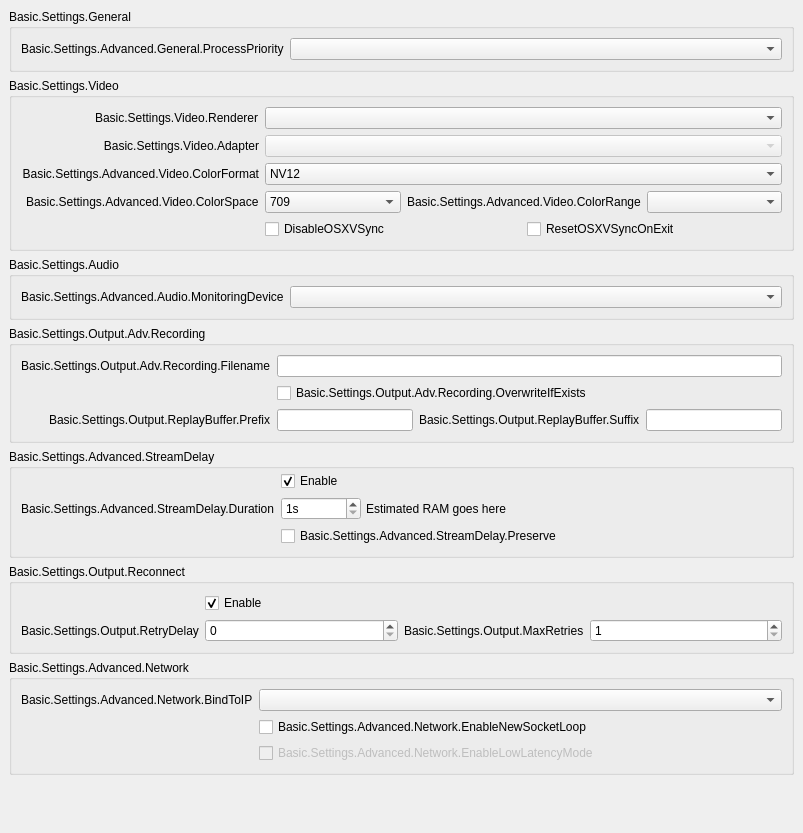
           <widget class="QWidget" name="scrollAreaWidgetContents">
            <property name="geometry">
             <rect>
              <x>0</x>
              <y>0</y>
              <width>803</width>
              <height>738</height>
             </rect>
            </property>
            <layout class="QVBoxLayout" name="verticalLayout_16">
             <property name="leftMargin">
              <number>0</number>
             </property>
             <property name="topMargin">
              <number>0</number>
             </property>
             <property name="rightMargin">
              <number>0</number>
             </property>
             <property name="bottomMargin">
              <number>9</number>
             </property>
             <item alignment="Qt::AlignTop">
              <widget class="QWidget" name="widget_11" native="true">
               <layout class="QVBoxLayout" name="verticalLayout_17">
                <item>
                 <widget class="QGroupBox" name="advancedGeneralGroupBox">
                  <property name="title">
                   <string>Basic.Settings.General</string>
                  </property>
                  <layout class="QFormLayout" name="formLayout_22">
                   <property name="fieldGrowthPolicy">
                    <enum>QFormLayout::AllNonFixedFieldsGrow</enum>
                   </property>
                   <item row="0" column="0">
                    <widget class="QLabel" name="processPriorityLabel">
                     <property name="text">
                      <string>Basic.Settings.Advanced.General.ProcessPriority</string>
                     </property>
                     <property name="buddy">
                      <cstring>processPriority</cstring>
                     </property>
                    </widget>
                   </item>
                   <item row="0" column="1">
                    <widget class="QComboBox" name="processPriority"/>
                   </item>
                  </layout>
                 </widget>
                </item>
                <item>
                 <widget class="QGroupBox" name="advancedVideoContainer">
                  <property name="title">
                   <string>Basic.Settings.Video</string>
                  </property>
                  <layout class="QFormLayout" name="formLayout_14">
                   <property name="fieldGrowthPolicy">
                    <enum>QFormLayout::AllNonFixedFieldsGrow</enum>
                   </property>
                   <property name="labelAlignment">
                    <set>Qt::AlignRight|Qt::AlignTrailing|Qt::AlignVCenter</set>
                   </property>
                   <item row="0" column="0">
                    <widget class="QLabel" name="rendererLabel">
                     <property name="text">
                      <string>Basic.Settings.Video.Renderer</string>
                     </property>
                     <property name="buddy">
                      <cstring>renderer</cstring>
                     </property>
                    </widget>
                   </item>
                   <item row="0" column="1">
                    <widget class="QComboBox" name="renderer">
                     <property name="currentText">
                      <string notr="true"/>
                     </property>
                    </widget>
                   </item>
                   <item row="1" column="0">
                    <widget class="QLabel" name="adapterLabel">
                     <property name="text">
                      <string>Basic.Settings.Video.Adapter</string>
                     </property>
                     <property name="alignment">
                      <set>Qt::AlignRight|Qt::AlignTrailing|Qt::AlignVCenter</set>
                     </property>
                     <property name="buddy">
                      <cstring>adapter</cstring>
                     </property>
                    </widget>
                   </item>
                   <item row="1" column="1">
                    <widget class="QComboBox" name="adapter">
                     <property name="enabled">
                      <bool>false</bool>
                     </property>
                     <property name="currentText">
                      <string notr="true"/>
                     </property>
                    </widget>
                   </item>
                   <item row="2" column="0">
                    <widget class="QLabel" name="label_30">
                     <property name="minimumSize">
                      <size>
                       <width>0</width>
                       <height>0</height>
                      </size>
                     </property>
                     <property name="text">
                      <string>Basic.Settings.Advanced.Video.ColorFormat</string>
                     </property>
                     <property name="alignment">
                      <set>Qt::AlignRight|Qt::AlignTrailing|Qt::AlignVCenter</set>
                     </property>
                     <property name="buddy">
                      <cstring>colorFormat</cstring>
                     </property>
                    </widget>
                   </item>
                   <item row="2" column="1">
                    <widget class="QComboBox" name="colorFormat">
                     <item>
                      <property name="text">
                       <string notr="true">NV12</string>
                      </property>
                     </item>
                     <item>
                      <property name="text">
                       <string notr="true">I420</string>
                      </property>
                     </item>
                     <item>
                      <property name="text">
                       <string>I444</string>
                      </property>
                     </item>
                     <item>
                      <property name="text">
                       <string notr="true">RGB</string>
                      </property>
                     </item>
                    </widget>
                   </item>
                   <item row="4" column="1">
                    <layout class="QHBoxLayout" name="horizontalLayout_18">
                     <property name="leftMargin">
                      <number>0</number>
                     </property>
                     <property name="topMargin">
                      <number>0</number>
                     </property>
                     <property name="rightMargin">
                      <number>0</number>
                     </property>
                     <property name="bottomMargin">
                      <number>0</number>
                     </property>
                     <item>
                      <widget class="QCheckBox" name="disableOSXVSync">
                       <property name="text">
                        <string>DisableOSXVSync</string>
                       </property>
                      </widget>
                     </item>
                     <item>
                      <widget class="QCheckBox" name="resetOSXVSync">
                       <property name="text">
                        <string>ResetOSXVSyncOnExit</string>
                       </property>
                      </widget>
                     </item>
                    </layout>
                   </item>
                   <item row="3" column="1">
                    <layout class="QHBoxLayout" name="horizontalLayout_20">
                     <property name="leftMargin">
                      <number>0</number>
                     </property>
                     <property name="topMargin">
                      <number>0</number>
                     </property>
                     <property name="rightMargin">
                      <number>0</number>
                     </property>
                     <property name="bottomMargin">
                      <number>0</number>
                     </property>
                     <item>
                      <widget class="QComboBox" name="colorSpace">
                       <item>
                        <property name="text">
                         <string notr="true">709</string>
                        </property>
                       </item>
                       <item>
                        <property name="text">
                         <string notr="true">601</string>
                        </property>
                       </item>
                      </widget>
                     </item>
                     <item>
                      <widget class="QLabel" name="label_34">
                       <property name="sizePolicy">
                        <sizepolicy hsizetype="Maximum" vsizetype="Preferred">
                         <horstretch>0</horstretch>
                         <verstretch>0</verstretch>
                        </sizepolicy>
                       </property>
                       <property name="text">
                        <string>Basic.Settings.Advanced.Video.ColorRange</string>
                       </property>
                       <property name="buddy">
                        <cstring>colorRange</cstring>
                       </property>
                      </widget>
                     </item>
                     <item>
                      <widget class="QComboBox" name="colorRange"/>
                     </item>
                    </layout>
                   </item>
                   <item row="3" column="0">
                    <widget class="QLabel" name="label_33">
                     <property name="text">
                      <string>Basic.Settings.Advanced.Video.ColorSpace</string>
                     </property>
                     <property name="buddy">
                      <cstring>colorSpace</cstring>
                     </property>
                    </widget>
                   </item>
                  </layout>
                 </widget>
                </item>
                <item>
                 <widget class="QGroupBox" name="advAudioGroupBox">
                  <property name="title">
                   <string>Basic.Settings.Audio</string>
                  </property>
                  <layout class="QFormLayout" name="formLayout_27">
                   <property name="fieldGrowthPolicy">
                    <enum>QFormLayout::AllNonFixedFieldsGrow</enum>
                   </property>
                   <item row="0" column="0">
                    <widget class="QLabel" name="monitoringDeviceLabel">
                     <property name="text">
                      <string>Basic.Settings.Advanced.Audio.MonitoringDevice</string>
                     </property>
                     <property name="buddy">
                      <cstring>monitoringDevice</cstring>
                     </property>
                    </widget>
                   </item>
                   <item row="0" column="1">
                    <widget class="QComboBox" name="monitoringDevice"/>
                   </item>
                  </layout>
                 </widget>
                </item>
                <item>
                 <widget class="QGroupBox" name="groupBox_6">
                  <property name="title">
                   <string>Basic.Settings.Output.Adv.Recording</string>
                  </property>
                  <layout class="QFormLayout" name="formLayout_17">
                   <property name="fieldGrowthPolicy">
                    <enum>QFormLayout::AllNonFixedFieldsGrow</enum>
                   </property>
                   <property name="labelAlignment">
                    <set>Qt::AlignRight|Qt::AlignTrailing|Qt::AlignVCenter</set>
                   </property>
                   <item row="0" column="0">
                    <widget class="QLabel" name="label_7">
                     <property name="text">
                      <string>Basic.Settings.Output.Adv.Recording.Filename</string>
                     </property>
                     <property name="buddy">
                      <cstring>filenameFormatting</cstring>
                     </property>
                    </widget>
                   </item>
                   <item row="0" column="1">
                    <widget class="QLineEdit" name="filenameFormatting"/>
                   </item>
                   <item row="1" column="1">
                    <widget class="QCheckBox" name="overwriteIfExists">
                     <property name="text">
                      <string>Basic.Settings.Output.Adv.Recording.OverwriteIfExists</string>
                     </property>
                    </widget>
                   </item>
                   <item row="2" column="1">
                    <layout class="QHBoxLayout" name="horizontalLayout_14">
                     <property name="leftMargin">
                      <number>0</number>
                     </property>
                     <property name="topMargin">
                      <number>0</number>
                     </property>
                     <property name="rightMargin">
                      <number>0</number>
                     </property>
                     <property name="bottomMargin">
                      <number>0</number>
                     </property>
                     <item>
                      <widget class="QLineEdit" name="simpleRBPrefix"/>
                     </item>
                     <item>
                      <widget class="QLabel" name="label_58">
                       <property name="text">
                        <string>Basic.Settings.Output.ReplayBuffer.Suffix</string>
                       </property>
                       <property name="buddy">
                        <cstring>simpleRBSuffix</cstring>
                       </property>
                      </widget>
                     </item>
                     <item>
                      <widget class="QLineEdit" name="simpleRBSuffix"/>
                     </item>
                    </layout>
                   </item>
                   <item row="2" column="0">
                    <widget class="QLabel" name="label_57">
                     <property name="text">
                      <string>Basic.Settings.Output.ReplayBuffer.Prefix</string>
                     </property>
                     <property name="buddy">
                      <cstring>simpleRBPrefix</cstring>
                     </property>
                    </widget>
                   </item>
                  </layout>
                 </widget>
                </item>
                <item>
                 <widget class="QGroupBox" name="groupBox_5">
                  <property name="title">
                   <string>Basic.Settings.Advanced.StreamDelay</string>
                  </property>
                  <layout class="QFormLayout" name="formLayout_18">
                   <property name="fieldGrowthPolicy">
                    <enum>QFormLayout::AllNonFixedFieldsGrow</enum>
                   </property>
                   <property name="topMargin">
                    <number>2</number>
                   </property>
                   <item row="1" column="0">
                    <widget class="QLabel" name="label_56">
                     <property name="text">
                      <string>Basic.Settings.Advanced.StreamDelay.Duration</string>
                     </property>
                     <property name="buddy">
                      <cstring>streamDelaySec</cstring>
                     </property>
                    </widget>
                   </item>
                   <item row="1" column="1">
                    <widget class="QWidget" name="widget_12" native="true">
                     <property name="enabled">
                      <bool>true</bool>
                     </property>
                     <layout class="QHBoxLayout" name="horizontalLayout_13">
                      <property name="spacing">
                       <number>5</number>
                      </property>
                      <property name="leftMargin">
                       <number>0</number>
                      </property>
                      <property name="topMargin">
                       <number>0</number>
                      </property>
                      <property name="rightMargin">
                       <number>0</number>
                      </property>
                      <property name="bottomMargin">
                       <number>0</number>
                      </property>
                      <item>
                       <widget class="QSpinBox" name="streamDelaySec">
                        <property name="enabled">
                         <bool>true</bool>
                        </property>
                        <property name="sizePolicy">
                         <sizepolicy hsizetype="Maximum" vsizetype="Fixed">
                          <horstretch>0</horstretch>
                          <verstretch>0</verstretch>
                         </sizepolicy>
                        </property>
                        <property name="minimumSize">
                         <size>
                          <width>80</width>
                          <height>0</height>
                         </size>
                        </property>
                        <property name="suffix">
                         <string notr="true">s</string>
                        </property>
                        <property name="minimum">
                         <number>1</number>
                        </property>
                        <property name="maximum">
                         <number>1800</number>
                        </property>
                       </widget>
                      </item>
                      <item>
                       <widget class="QLabel" name="streamDelayInfo">
                        <property name="text">
                         <string notr="true">Estimated RAM goes here</string>
                        </property>
                       </widget>
                      </item>
                     </layout>
                    </widget>
                   </item>
                   <item row="2" column="1">
                    <widget class="QCheckBox" name="streamDelayPreserve">
                     <property name="text">
                      <string>Basic.Settings.Advanced.StreamDelay.Preserve</string>
                     </property>
                    </widget>
                   </item>
                   <item row="0" column="1">
                    <widget class="QCheckBox" name="streamDelayEnable">
                     <property name="text">
                      <string>Enable</string>
                     </property>
                     <property name="checked">
                      <bool>true</bool>
                     </property>
                    </widget>
                   </item>
                  </layout>
                 </widget>
                </item>
                <item>
                 <widget class="QGroupBox" name="groupBox_7">
                  <property name="title">
                   <string>Basic.Settings.Output.Reconnect</string>
                  </property>
                  <layout class="QFormLayout" name="formLayout_19">
                   <property name="fieldGrowthPolicy">
                    <enum>QFormLayout::AllNonFixedFieldsGrow</enum>
                   </property>
                   <item row="0" column="1">
                    <widget class="QCheckBox" name="reconnectEnable">
                     <property name="text">
                      <string>Enable</string>
                     </property>
                     <property name="checked">
                      <bool>true</bool>
                     </property>
                    </widget>
                   </item>
                   <item row="1" column="1">
                    <layout class="QHBoxLayout" name="horizontalLayout_19">
                     <property name="leftMargin">
                      <number>0</number>
                     </property>
                     <property name="topMargin">
                      <number>0</number>
                     </property>
                     <property name="rightMargin">
                      <number>0</number>
                     </property>
                     <property name="bottomMargin">
                      <number>0</number>
                     </property>
                     <item>
                      <widget class="QSpinBox" name="reconnectRetryDelay">
                       <property name="maximum">
                        <number>30</number>
                       </property>
                      </widget>
                     </item>
                     <item>
                      <widget class="QLabel" name="label_22">
                       <property name="sizePolicy">
                        <sizepolicy hsizetype="Maximum" vsizetype="Preferred">
                         <horstretch>0</horstretch>
                         <verstretch>0</verstretch>
                        </sizepolicy>
                       </property>
                       <property name="text">
                        <string>Basic.Settings.Output.MaxRetries</string>
                       </property>
                       <property name="buddy">
                        <cstring>reconnectMaxRetries</cstring>
                       </property>
                      </widget>
                     </item>
                     <item>
                      <widget class="QSpinBox" name="reconnectMaxRetries">
                       <property name="minimum">
                        <number>1</number>
                       </property>
                       <property name="maximum">
                        <number>10000</number>
                       </property>
                      </widget>
                     </item>
                    </layout>
                   </item>
                   <item row="1" column="0">
                    <widget class="QLabel" name="label_17">
                     <property name="text">
                      <string>Basic.Settings.Output.RetryDelay</string>
                     </property>
                     <property name="buddy">
                      <cstring>reconnectRetryDelay</cstring>
                     </property>
                    </widget>
                   </item>
                  </layout>
                 </widget>
                </item>
                <item>
                 <widget class="QGroupBox" name="advNetworkGroupBox">
                  <property name="title">
                   <string>Basic.Settings.Advanced.Network</string>
                  </property>
                  <layout class="QFormLayout" name="formLayout_23">
                   <property name="fieldGrowthPolicy">
                    <enum>QFormLayout::AllNonFixedFieldsGrow</enum>
                   </property>
                   <item row="0" column="1">
                    <widget class="QComboBox" name="bindToIP"/>
                   </item>
                   <item row="0" column="0">
                    <widget class="QLabel" name="label_27">
                     <property name="text">
                      <string>Basic.Settings.Advanced.Network.BindToIP</string>
                     </property>
                     <property name="buddy">
                      <cstring>bindToIP</cstring>
                     </property>
                    </widget>
                   </item>
                   <item row="1" column="1">
                    <widget class="QCheckBox" name="enableNewSocketLoop">
                     <property name="text">
                      <string>Basic.Settings.Advanced.Network.EnableNewSocketLoop</string>
                     </property>
                    </widget>
                   </item>
                   <item row="2" column="1">
                    <widget class="QCheckBox" name="enableLowLatencyMode">
                     <property name="enabled">
                      <bool>false</bool>
                     </property>
                     <property name="text">
                      <string>Basic.Settings.Advanced.Network.EnableLowLatencyMode</string>
                     </property>
                    </widget>
                   </item>
                  </layout>
                 </widget>
                </item>
                <item>
                 <widget class="QLabel" name="advancedMsg">
                  <property name="styleSheet">
                   <string notr="true">color: rgb(255, 0, 4);</string>
                  </property>
                  <property name="text">
                   <string notr="true"/>
                  </property>
                  <property name="wordWrap">
                   <bool>true</bool>
                  </property>
                 </widget>
                </item>
                <item>
                 <widget class="QLabel" name="advancedMsg2">
                  <property name="styleSheet">
                   <string notr="true">color: rgb(255, 0, 4);</string>
                  </property>
                  <property name="text">
                   <string notr="true"/>
                  </property>
                  <property name="wordWrap">
                   <bool>true</bool>
                  </property>
                 </widget>
                </item>
               </layout>
              </widget>
             </item>
            </layout>
           </widget>
